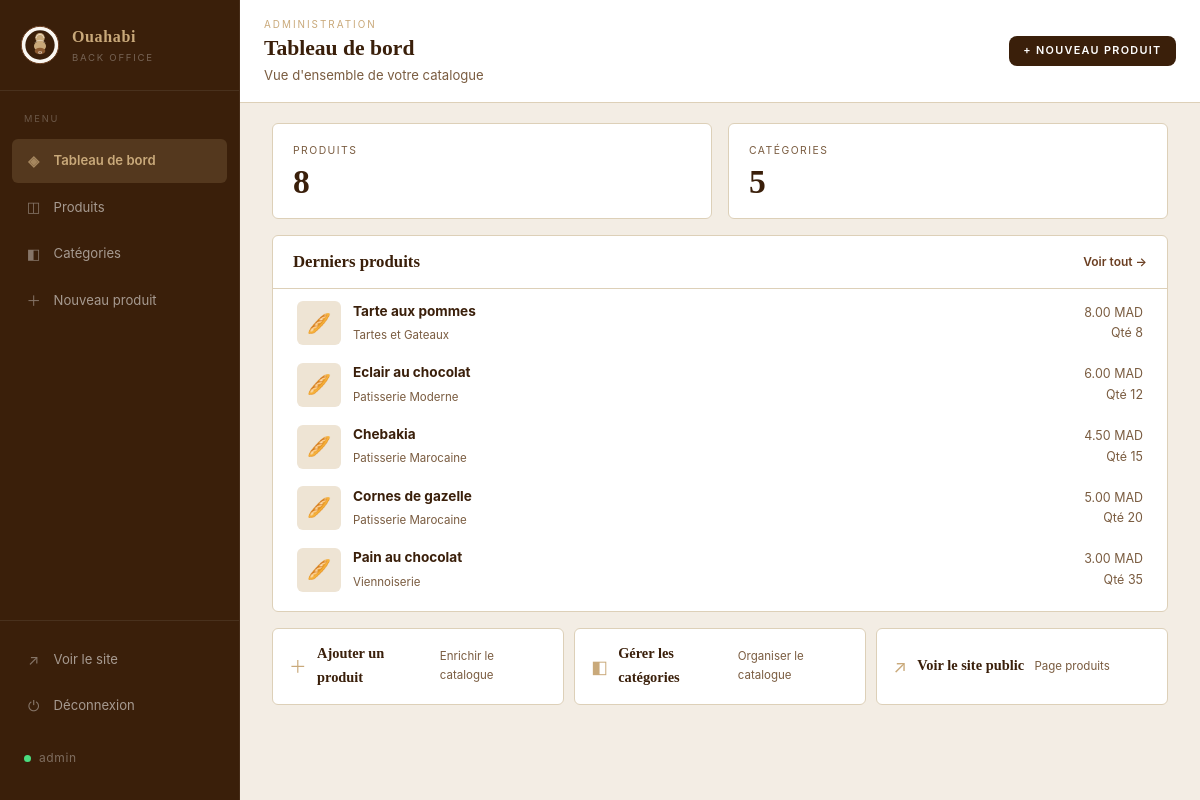
Before: /projet-fil-rouge/projet-fil-rouge/boulangerie/admin/index.php (signed in) with the older database file.
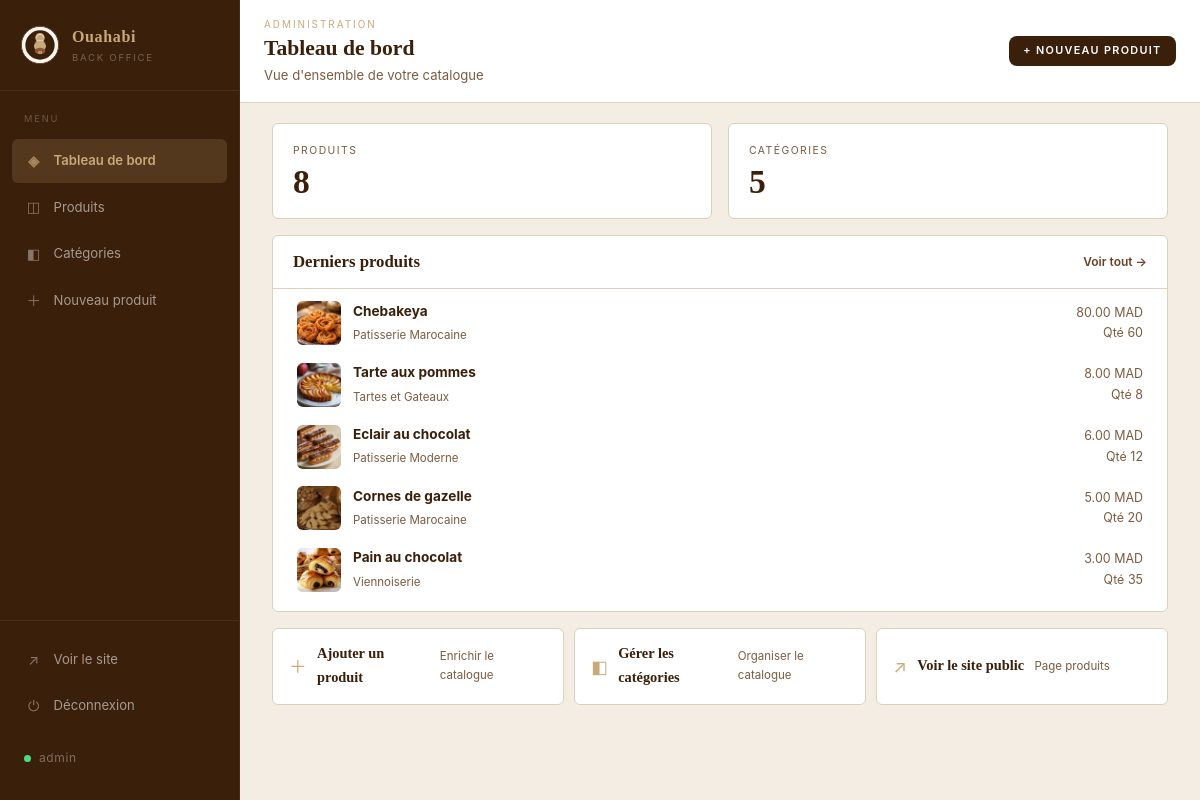
After: the same page with the newer database file.
### tables this page shows
CREATE TABLE `produit` (
  `id` int(11) NOT NULL,
  `nom_produit` varchar(100) NOT NULL,
  `prix` decimal(10,2) NOT NULL,
  `quantite_stock` int(11) NOT NULL,
  `image` varchar(255) DEFAULT NULL,
  `categorie_id` int(11) DEFAULT NULL
);

CREATE TABLE `categorie` (
  `id` int(11) NOT NULL,
  `nom_categorie` varchar(100) NOT NULL
);

### projet-fil-rouge/projet-fil-rouge/boulangerie/includes/helpers.php (called while the page is built, shortened)
<?php
function produitImage($image) {
    if (!empty($image) && file_exists(__DIR__ . '/../images/' . $image)) {
        return 'images/' . $image;
    }
    return '';
}

### projet-fil-rouge/projet-fil-rouge/boulangerie/admin/index.php (the view, shortened to what this page needs)
<?php
require_once __DIR__ . '/../db.php';
$stats = [
    'produits'   => (int)$pdo->query("SELECT COUNT(*) FROM produit")->fetchColumn(),
    'categories' => (int)$pdo->query("SELECT COUNT(*) FROM categorie")->fetchColumn(),
];
$recentProduits = $pdo->query("
    SELECT p.*, c.nom_categorie
    FROM produit p
    LEFT JOIN categorie c ON p.categorie_id = c.id
    ORDER BY p.id DESC
    LIMIT 5
")->fetchAll();
$adminTopAction = '<a href="../ajouter.php" class="btn btn-primary btn-sm">+ Nouveau produit</a>';
require __DIR__ . '/layout-start.php';
?>
<div class="admin-stats">
  <div class="admin-stat-card">
    <span class="admin-stat-label">Produits</span>
    <span class="admin-stat-value"><?= $stats['produits'] ?></span>
  </div>
  <div class="admin-stat-card">
    <span class="admin-stat-label">Catégories</span>
    <span class="admin-stat-value"><?= $stats['categories'] ?></span>
  </div>
</div>
<section class="admin-panel">
    <div class="admin-panel-head">
      <h2>Derniers produits</h2>
      <a href="produits.php" class="admin-panel-link">Voir tout →</a>
    </div>
    <?php if (empty($recentProduits)): ?>
      <p class="admin-empty">Aucun produit pour le moment.</p>
    <?php else: ?>
      <div class="admin-mini-list">
        <?php foreach ($recentProduits as $p): ?>
          <a href="../modifier.php?id=<?= $p['id'] ?>" class="admin-mini-item">
            <div class="admin-mini-thumb">
              <?php $img = produitImage($p['image']); ?>
              <?php if ($img): ?>
                <img src="../<?= htmlspecialchars($img) ?>" alt="">
              <?php else: ?>
                <span>🥖</span>
              <?php endif; ?>
            </div>
            <div class="admin-mini-info">
              <strong><?= htmlspecialchars($p['nom_produit']) ?></strong>
              <span><?= htmlspecialchars($p['nom_categorie'] ?? '-') ?></span>
            </div>
            <div class="admin-mini-meta">
              <span><?= number_format($p['prix'], 2) ?> MAD</span>
              <span class="<?= $p['quantite_stock'] < 5 ? 'text-warn' : '' ?>">Qté <?= (int)$p['quantite_stock'] ?></span>
            </div>
          </a>
        <?php endforeach; ?>
      </div>
    <?php endif; ?>
</section>
<div class="admin-quick-actions">
  <a href="../ajouter.php" class="admin-quick-card">
    <span class="admin-quick-icon">＋</span>
    <strong>Ajouter un produit</strong>
    <span>Enrichir le catalogue</span>
  </a>
  <a href="categories.php" class="admin-quick-card">
    <span class="admin-quick-icon">◧</span>
    <strong>Gérer les catégories</strong>
    <span>Organiser le catalogue</span>
  </a>
  <a href="../produits.php" class="admin-quick-card">
    <span class="admin-quick-icon">↗</span>
    <strong>Voir le site public</strong>
    <span>Page produits</span>
  </a>
</div>
<?php require __DIR__ . '/layout-end.php'; ?>

Changed rows visible on the page:
removed produit: nom_produit "Chebakia", categorie.nom_categorie "Patisserie Marocaine", prix "4.50", quantite_stock "15"
added produit: image (picture), nom_produit "Chebakeya", categorie.nom_categorie "Patisserie Marocaine", prix "80.00", quantite_stock "60"
changed produit "Tarte aux pommes": image: picture added; no longer shows "🥖"
changed produit "Eclair au chocolat": image: picture added; no longer shows "🥖"
changed produit "Cornes de gazelle": image: picture added; no longer shows "🥖"
changed produit "Pain au chocolat": image: picture added; no longer shows "🥖"
